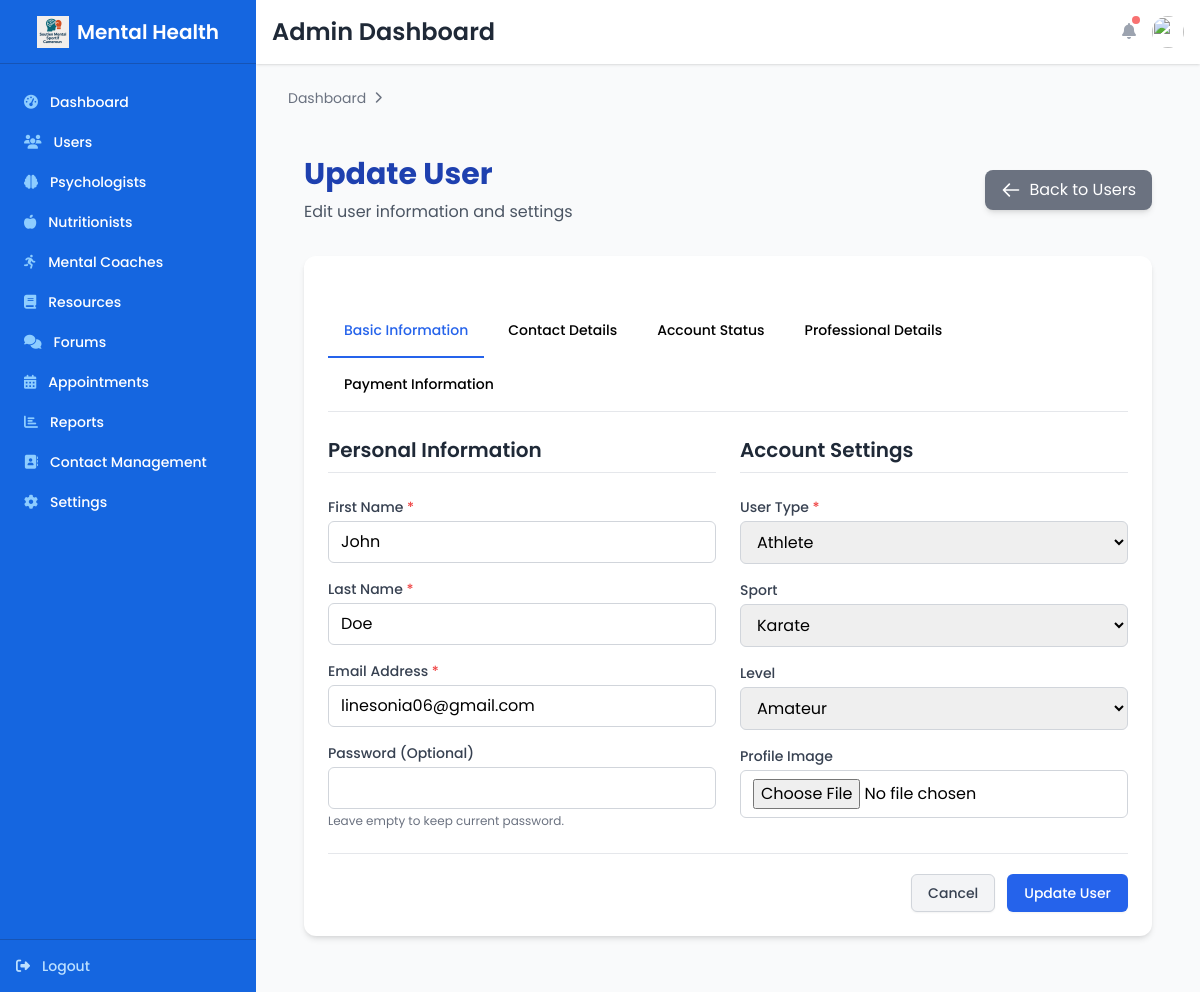
The app's page /crud/users/24/update/ (signed in) with its own data.
### backend/models.py (models this page shows, shortened)
class User(AbstractUser):
    USER_TYPE_CHOICES = (
        ('athlete', 'Athlete'),
        ('psychologist', 'Psychologist'),
        ('coach', 'Mental Coach'),
        ('nutritionist', 'Nutritionist'),
        ('admin', 'Administrator'),
    )
    SPORT_CHOICES = (
        ('boxing', 'Boxing'),
        ('wrestling', 'Wrestling'),
        ('judo', 'Judo'),
        ('karate', 'Karate'),
        ('taekwondo', 'Taekwondo'),
        ('mma', 'Mixed Martial Arts'),
        ('other', 'Other'),
    )
    LEVEL_CHOICES = (
        ('amateur', 'Amateur'),
        ('semi-pro', 'Semi-Professional'),
        ('professional', 'Professional'),
        ('elite', 'Elite'),
    )
    ACCOUNT_STATUS_CHOICES = (
        ('pending', 'Pending Verification'),
        ('active', 'Active'),
        ('blocked', 'Blocked'),
        ('suspended', 'Temporarily Suspended'),
    )
    user_type = models.CharField(max_length=20, choices=USER_TYPE_CHOICES, default='athlete')
    sport = models.CharField(max_length=20, choices=SPORT_CHOICES, blank=True, null=True)
    level = models.CharField(max_length=20, choices=LEVEL_CHOICES, blank=True, null=True)
    qualifications = models.CharField(max_length=255, blank=True, null=True)
    years_experience = models.PositiveIntegerField(
        blank=True,
        null=True,
        validators=[MinValueValidator(0), MaxValueValidator(50)]
    )
    profile_image = models.ImageField(upload_to='profile_images/', blank=True, null=True)
    town = models.CharField(max_length=100, blank=True, null=True)
    quartier = models.CharField(max_length=100, blank=True, null=True)
    account_status = models.CharField(
        max_length=20,
        choices=ACCOUNT_STATUS_CHOICES,
        default='pending'
    )
    is_verified_professional = models.BooleanField(default=False)
    license_number = models.CharField(max_length=100, blank=True, null=True)
    certification_document = models.FileField(
        upload_to='certification_documents/',
        blank=True,
        null=True,
        help_text='Upload your professional certification or license'
    )
    cv_document = models.FileField(
        upload_to='cv_documents/',
        blank=True,
        null=True,
        help_text='Upload your professional CV or resume'
    )
    additional_documents = models.FileField(
        upload_to='additional_documents/',
        blank=True,
        null=True,
        help_text='Upload any additional supporting documents'
    )
    verification_notes = models.TextField(blank=True, null=True)
    membership_fee = models.DecimalField(
        max_digits=8,
        decimal_places=2,
        default=0.00,
        help_text='Monthly membership fee based on user type'
    )
    mobile_number = models.CharField(max_length=20, blank=True, null=True)
    last_payment_date = models.DateTimeField(blank=True, null=True)
    next_payment_due = models.DateTimeField(blank=True, null=True)
    payment_status = models.CharField(
        max_length=20,
        choices=(
            ('pending', 'Pending'),
            ('paid', 'Paid'),
            ('failed', 'Failed'),
            ('expired', 'Expired'),
        ),
        default='pending'
    )
    campay_reference = models.CharField(max_length=255, blank=True, null=True)
    campay_transaction_id = models.CharField(max_length=255, blank=True, null=True)
    campay_status = models.CharField(max_length=50, blank=True, null=True)
    campay_response = models.JSONField(blank=True, null=True)
    payment_receipt = models.FileField(
        upload_to='receipts/',
        blank=True,
        null=True,
        help_text='PDF receipt for membership payment'
    )
    terms_accepted = models.BooleanField(default=False)
    social_provider = models.CharField(max_length=20, blank=True, null=True)
    social_uid = models.CharField(max_length=200, blank=True, null=True)
    date_verified = models.DateTimeField(blank=True, null=True)

### backend/views.py (the view, shortened to what this page needs)
# urls.py: path('crud/users/<int:user_id>/update/', views.admin_update_user, name='admin_update_user'),
@login_required
@user_passes_test(is_admin)
def admin_update_user(request, user_id):
    user = get_object_or_404(User, id=user_id)
    context = {
        'user': user,
        'user_type_choices': User.USER_TYPE_CHOICES,
        'sport_choices': User.SPORT_CHOICES,
        'level_choices': User.LEVEL_CHOICES,
        'account_status_choices': User.ACCOUNT_STATUS_CHOICES,
        'payment_status_choices': (
            ('pending', 'Pending'),
            ('paid', 'Paid'),
            ('failed', 'Failed'),
            ('expired', 'Expired'),
        )
    }
    return render(request, 'Dashboards/Admin/User Management/admin_update_user.html', context)

### backend/views.py (called while the page is built)
def is_admin(user):
    return user.is_staff or user.user_type == 'admin'

### backend/templates/Dashboards/Admin/User Management/admin_update_user.html (shortened to what this page needs)
{% extends "Dashboards/Layout/admin_base.html" %}
{% block content %}
<div class="container mx-auto px-4 py-8">
    <div class="flex justify-between items-center mb-8">
        <div>
            <h1 class="text-3xl font-bold text-blue-800">Update User</h1>
            <p class="text-gray-600 mt-2">Edit user information and settings</p>
        </div>
        <div>
            <a href="{% url 'admin_get_users' %}" class="bg-gray-500 hover:bg-gray-600 text-white px-4 py-2 rounded-lg transition-all duration-300 flex items-center shadow-md">
                <svg xmlns="http://www.w3.org/2000/svg" class="h-5 w-5 mr-2" fill="none" viewBox="0 0 24 24" stroke="currentColor">
                    <path stroke-linecap="round" stroke-linejoin="round" stroke-width="2" d="M10 19l-7-7m0 0l7-7m-7 7h18" />
                </svg>
                Back to Users
            </a>
        </div>
    </div>
    <div class="bg-white rounded-xl shadow-md p-6">
        <form method="POST" action="{% url 'admin_update_user' user.id %}" enctype="multipart/form-data" class="space-y-6">
            <div class="border-b border-gray-200 mb-6">
                <ul class="flex flex-wrap -mb-px text-sm font-medium text-center">
                    <li class="mr-2">
                        <a href="#" class="tab-link active inline-block p-4 border-b-2 border-blue-600 rounded-t-lg text-blue-600" data-tab="basic-info">Basic Information</a>
                    </li>
                    <li class="mr-2">
                        <a href="#" class="tab-link inline-block p-4 border-b-2 border-transparent rounded-t-lg hover:text-gray-600 hover:border-gray-300" data-tab="contact-info">Contact Details</a>
                    </li>
                    <li class="mr-2">
                        <a href="#" class="tab-link inline-block p-4 border-b-2 border-transparent rounded-t-lg hover:text-gray-600 hover:border-gray-300" data-tab="account-status">Account Status</a>
                    </li>
                    <li class="mr-2">
                        <a href="#" class="tab-link inline-block p-4 border-b-2 border-transparent rounded-t-lg hover:text-gray-600 hover:border-gray-300" data-tab="professional-info">Professional Details</a>
                    </li>
                    <li>
                        <a href="#" class="tab-link inline-block p-4 border-b-2 border-transparent rounded-t-lg hover:text-gray-600 hover:border-gray-300" data-tab="payment-info">Payment Information</a>
                    </li>
                </ul>
            </div>
            <div id="basic-info" class="tab-content">
                <div class="grid grid-cols-1 md:grid-cols-2 gap-6">
                    <div class="space-y-6">
                        <h2 class="text-xl font-semibold text-gray-800 border-b pb-2">Personal Information</h2>
                        <div class="space-y-4">
                            <div>
                                <label for="first_name" class="block text-sm font-medium text-gray-700 mb-1">First Name <span class="text-red-500">*</span></label>
                                <input type="text" id="first_name" name="first_name" value="{{ user.first_name }}" required
                                    class="w-full border border-gray-300 rounded-md py-2 px-3 focus:outline-none focus:ring-blue-500 focus:border-blue-500">
                            </div>
                            <div>
                                <label for="last_name" class="block text-sm font-medium text-gray-700 mb-1">Last Name <span class="text-red-500">*</span></label>
                                <input type="text" id="last_name" name="last_name" value="{{ user.last_name }}" required
                                    class="w-full border border-gray-300 rounded-md py-2 px-3 focus:outline-none focus:ring-blue-500 focus:border-blue-500">
                            </div>
                            <div>
                                <label for="email" class="block text-sm font-medium text-gray-700 mb-1">Email Address <span class="text-red-500">*</span></label>
                                <input type="email" id="email" name="email" value="{{ user.email }}" required
                                    class="w-full border border-gray-300 rounded-md py-2 px-3 focus:outline-none focus:ring-blue-500 focus:border-blue-500">
                            </div>
                            <div>
                                <label for="password" class="block text-sm font-medium text-gray-700 mb-1">Password (Optional)</label>
                                <input type="password" id="password" name="password"
                                    class="w-full border border-gray-300 rounded-md py-2 px-3 focus:outline-none focus:ring-blue-500 focus:border-blue-500">
                                <p class="text-xs text-gray-500 mt-1">Leave empty to keep current password.</p>
                            </div>
                        </div>
                    </div>
                    <div class="space-y-6">
                        <h2 class="text-xl font-semibold text-gray-800 border-b pb-2">Account Settings</h2>
                        <div class="space-y-4">
                            <div>
                                <label for="user_type" class="block text-sm font-medium text-gray-700 mb-1">User Type <span class="text-red-500">*</span></label>
                                <select id="user_type" name="user_type" required
                                    class="w-full border border-gray-300 rounded-md py-2 px-3 focus:outline-none focus:ring-blue-500 focus:border-blue-500">
                                    {% for value, label in user_type_choices %}
                                        <option value="{{ value }}" {% if user.user_type == value %}selected{% endif %}>{{ label }}</option>
                                    {% endfor %}
                                </select>
                            </div>
                            <div id="sportField" class="{% if user.user_type != 'athlete' %}hidden{% endif %}">
                                <label for="sport" class="block text-sm font-medium text-gray-700 mb-1">Sport</label>
                                <select id="sport" name="sport"
                                    class="w-full border border-gray-300 rounded-md py-2 px-3 focus:outline-none focus:ring-blue-500 focus:border-blue-500">
                                    {% for value, label in sport_choices %}
                                        <option value="{{ value }}" {% if user.sport == value %}selected{% endif %}>{{ label }}</option>
                                    {% endfor %}
                                </select>
                            </div>
                            <div id="levelField" class="{% if user.user_type != 'athlete' %}hidden{% endif %}">
                                <label for="level" class="block text-sm font-medium text-gray-700 mb-1">Level</label>
                                <select id="level" name="level"
                                    class="w-full border border-gray-300 rounded-md py-2 px-3 focus:outline-none focus:ring-blue-500 focus:border-blue-500">
                                    {% for value, label in level_choices %}
                                        <option value="{{ value }}" {% if user.level == value %}selected{% endif %}>{{ label }}</option>
                                    {% endfor %}
                                </select>
                            </div>
                            <div>
                                <label for="profile_image" class="block text-sm font-medium text-gray-700 mb-1">Profile Image</label>
                                <input type="file" id="profile_image" name="profile_image" accept="image/*"
                                    class="w-full border border-gray-300 rounded-md py-2 px-3 focus:outline-none focus:ring-blue-500 focus:border-blue-500">
                            </div>
                        </div>
                    </div>
                </div>
            </div>
            <div class="pt-5 border-t border-gray-200 flex justify-end space-x-3">
                <a href="{% url 'admin_get_users' %}" class="bg-gray-100 py-2 px-4 border border-gray-300 rounded-md shadow-sm text-sm font-medium text-gray-700 hover:bg-gray-200 focus:outline-none focus:ring-2 focus:ring-offset-2 focus:ring-blue-500">
                    Cancel
                </a>
                <button type="submit" class="bg-blue-600 py-2 px-4 border border-transparent rounded-md shadow-sm text-sm font-medium text-white hover:bg-blue-700 focus:outline-none focus:ring-2 focus:ring-offset-2 focus:ring-blue-500">
                    Update User
                </button>
            </div>
        </form>
    </div>
</div>
{% endblock %}

### records on screen
User: first_name "John", last_name "Doe", email "linesonia06@gmail.com", user_type "Athlete", sport "Karate", level "Amateur"
